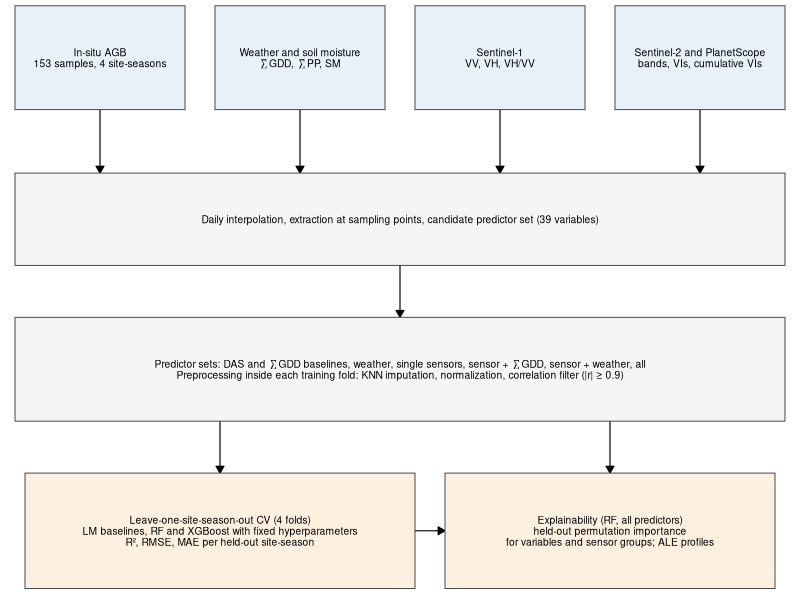
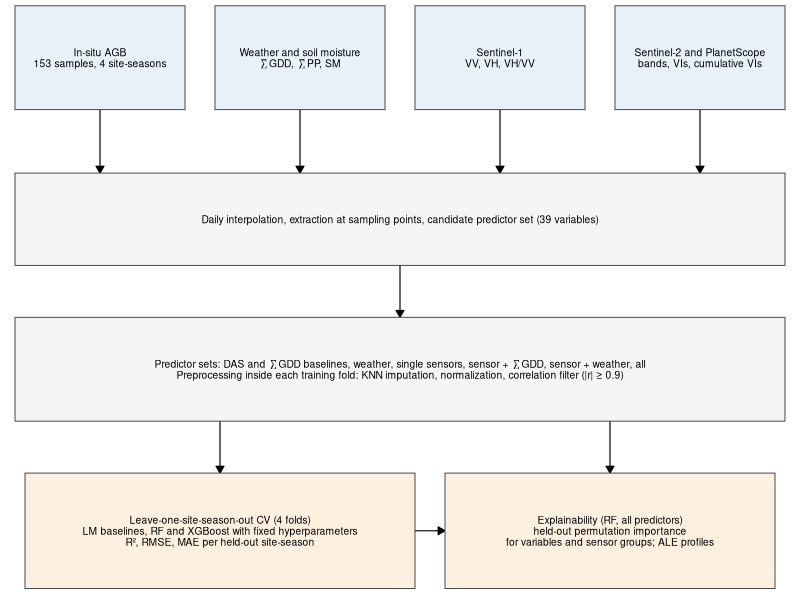

Source code (R) for these figures, in order:
# Script 32: diagrama metodológico del manuscrito revisado (Round 2, 2026-09-17)

library(tidyverse)

cajas <- tribble(
  ~id, ~x,   ~y,   ~w,  ~h,   ~tipo,     ~texto,
  1,   1.0,  5.0,  1.7, 0.9,  'dato',    'In-situ AGB\n153 samples, 4 site-seasons',
  2,   3.0,  5.0,  1.7, 0.9,  'dato',    'Weather and soil moisture\n∑GDD, ∑PP, SM',
  3,   5.0,  5.0,  1.7, 0.9,  'dato',    'Sentinel-1\nVV, VH, VH/VV',
  4,   7.0,  5.0,  1.7, 0.9,  'dato',    'Sentinel-2 and PlanetScope\nbands, VIs, cumulative VIs',
  5,   4.0,  3.6,  7.7, 0.8,  'proceso', 'Daily interpolation, extraction at sampling points, candidate predictor set (39 variables)',
  6,   4.0,  2.3,  7.7, 0.9,  'proceso', 'Predictor sets: DAS and ∑GDD baselines, weather, single sensors, sensor + ∑GDD, sensor + weather, all\nPreprocessing inside each training fold: KNN imputation, normalization, correlation filter (|r| ≥ 0.9)',
  7,   2.2,  0.9,  3.9, 1.0,  'modelo',  'Leave-one-site-season-out CV (4 folds)\nLM baselines, RF and XGBoost with fixed hyperparameters\nR², RMSE, MAE per held-out site-season',
  8,   6.1,  0.9,  3.3, 1.0,  'modelo',  'Explainability (RF, all predictors)\nheld-out permutation importance\nfor variables and sensor groups; ALE profiles'
)

flechas <- tribble(
  ~x, ~y, ~xend, ~yend,
  1.0, 4.55, 1.0, 4.0,
  3.0, 4.55, 3.0, 4.0,
  5.0, 4.55, 5.0, 4.0,
  7.0, 4.55, 7.0, 4.0,
  4.0, 3.2, 4.0, 2.75,
  2.2, 1.85, 2.2, 1.4,
  6.1, 1.85, 6.1, 1.4,
  4.15, 0.9, 4.45, 0.9
)

ggplot() +
  geom_segment(data = flechas, aes(x, y, xend = xend, yend = yend),
               arrow = arrow(length = unit(2, 'mm'), type = 'closed'), linewidth = 0.4) +
  geom_tile(data = cajas, aes(x, y, width = w, height = h, fill = tipo),
            colour = 'grey20', linewidth = 0.3) +
  geom_text(data = cajas, aes(x, y, label = texto), size = 2.6, lineheight = 0.9) +
  scale_fill_manual(values = c(dato = '#E8F1FA', proceso = '#F5F5F5', modelo = '#FDF0E1'), guide = 'none') +
  coord_cartesian(xlim = c(0, 8), ylim = c(0.3, 5.5), expand = FALSE) +
  theme_void()

ggsave('output/figs/flowchart_diagram_rev2.png', width = 7, height = 4.2, dpi = 300, bg = 'white', device = ragg::agg_png)
